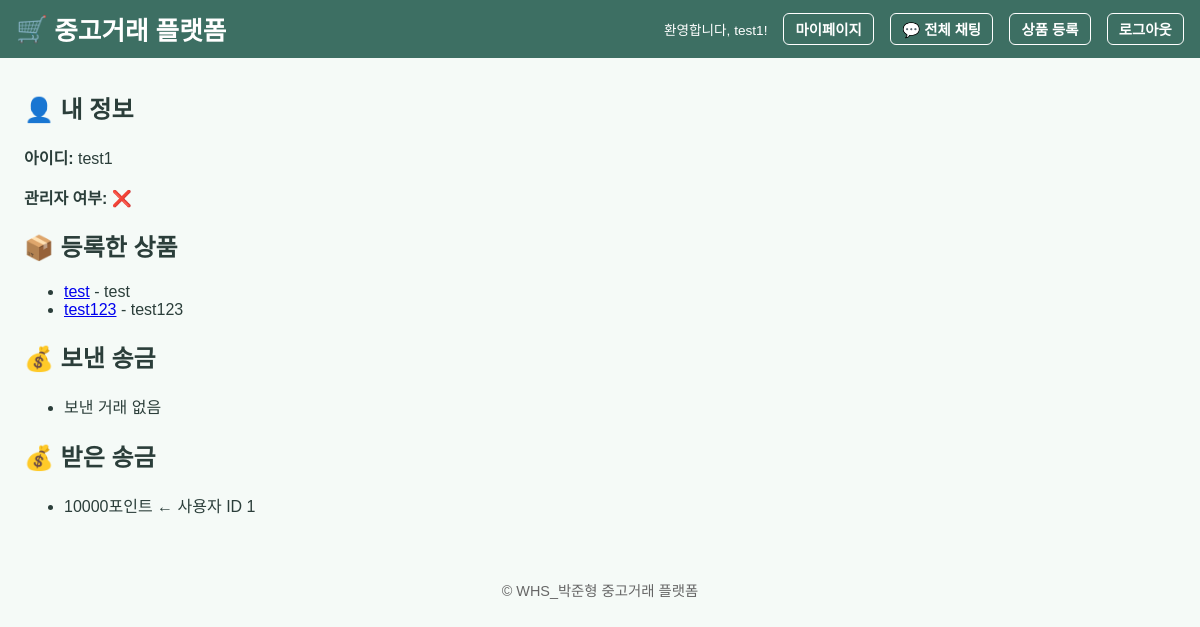
The app's page /mypage (signed in) with its own data.
### models.py (models this page shows)
class User(db.Model):
    id = db.Column(db.Integer, primary_key=True)
    username = db.Column(db.String(80), unique=True, nullable=False)
    password = db.Column(db.String(200), nullable=False)
    is_admin = db.Column(db.Boolean, default=False)
    is_dormant = db.Column(db.Boolean, default=False)  # 휴면 여부 필드 추가

class Product(db.Model):
    id = db.Column(db.Integer, primary_key=True)
    name = db.Column(db.String(100), nullable=False)
    description = db.Column(db.String(200))
    seller_id = db.Column(db.Integer, db.ForeignKey('user.id'))

class Transaction(db.Model):
    id = db.Column(db.Integer, primary_key=True)
    sender_id = db.Column(db.Integer, db.ForeignKey('user.id'))
    receiver_id = db.Column(db.Integer, db.ForeignKey('user.id'))
    amount = db.Column(db.Integer, nullable=False)

### routes/mypage.py (the view)
@mypage_bp.route('/mypage')
@login_required
def mypage():
    user = User.query.get(session['user_id'])
    my_products = Product.query.filter_by(seller_id=user.id).all()
    sent_transactions = Transaction.query.filter_by(sender_id=user.id).all()
    received_transactions = Transaction.query.filter_by(receiver_id=user.id).all()
    return render_template(
        'mypage.html',
        user=user,
        my_products=my_products,
        sent_transactions=sent_transactions,
        received_transactions=received_transactions
    )

### routes/mypage.py (called while the page is built)
def login_required(f):
    @wraps(f)
    def decorated_function(*args, **kwargs):
        if 'user_id' not in session:
            flash("로그인이 필요합니다.")
            return redirect(url_for('login'))
        return f(*args, **kwargs)
    return decorated_function

### templates/mypage.html
{% extends 'base.html' %} {% block title %}마이페이지{% endblock %} {% block
content %}
<h2>👤 내 정보</h2>
<p><strong>아이디:</strong> {{ user.username }}</p>
<p><strong>관리자 여부:</strong> {{ '✅' if user.is_admin else '❌' }}</p>
<h2>📦 등록한 상품</h2>
<ul>
  {% for p in my_products %}
  <li>
    <a href="{{ url_for('product_detail', product_id=p.id) }}">{{ p.name }}</a>
    - {{ p.description }}
  </li>
  {% else %}
  <li>등록한 상품이 없습니다.</li>
  {% endfor %}
</ul>
<h2>💰 보낸 송금</h2>
<ul>
  {% for t in sent_transactions %}
  <li>{{ t.amount }}포인트 → 사용자 ID {{ t.receiver_id }}</li>
  {% else %}
  <li>보낸 거래 없음</li>
  {% endfor %}
</ul>
<h2>💰 받은 송금</h2>
<ul>
  {% for t in received_transactions %}
  <li>{{ t.amount }}포인트 ← 사용자 ID {{ t.sender_id }}</li>
  {% else %}
  <li>받은 거래 없음</li>
  {% endfor %}
</ul>
{% endblock %}

### templates/base.html (shortened to what this page needs)
<!DOCTYPE html>
<html lang="ko">
  <head>
    <link rel="stylesheet" href="https://cdn.simplecss.org/simple.min.css" />
    <link
      rel="stylesheet"
      href="{{ url_for('static', filename='style.css') }}"
    />
  </head>
  <body>
    <header class="main-header">
      <div class="logo">
        <span>🛒</span>
        <a href="{{ url_for('index') }}">중고거래 플랫폼</a>
      </div>
      <nav class="topnav">
        {% if session.username %}
        <span class="welcome">환영합니다, {{ session.username }}!</span>
        <a href="{{ url_for('mypage.mypage') }}">마이페이지</a>
        <a href="{{ url_for('global_chat') }}">💬 전체 채팅</a>
        <a href="{{ url_for('create_product') }}">상품 등록</a>
        <a href="{{ url_for('logout') }}">로그아웃</a>
        {% else %}
        <a href="{{ url_for('login') }}">로그인</a>
        <a href="{{ url_for('register') }}">회원가입</a>
        {% endif %}
      </nav>
    </header>
    <main class="container">{% block content %}{% endblock %}</main>
    <footer class="footer">
      <p>&copy; WHS_박준형 중고거래 플랫폼</p>
    </footer>
  </body>
</html>

### static/style.css (style rules this page uses)
:root { --primary-color: #63c19e; --accent-color: #4caf88; --background-color: #f5faf7; --header-color: #3d6f63; --text-color: #2b3e3a; }
body { background-color: var(--background-color); color: var(--text-color); font-family: 'Noto Sans KR', sans-serif; margin: 0; padding: 0; }
.main-header { display: flex; justify-content: space-between; align-items: center; padding: 0.3rem 1rem; height: 3rem; background-color: var(--header-color); color: white; }
.logo { display: flex; align-items: center; gap: 0.4rem; font-size: 1.6rem; font-weight: 800; }
.logo a { text-decoration: none; color: white; }
.topnav { display: flex; gap: 1rem; align-items: center; font-size: 0.9rem; }
.topnav a { color: white !important; font-weight: bold; padding: 0.3rem 0.7rem; border: 1px solid white; border-radius: 6px; text-decoration: none; background-color: transparent; }
.welcome { font-size: 0.85rem; color: white; font-weight: 500; }
.container { margin: 2rem 1.5rem; }
.footer { text-align: center; padding: 1rem; font-size: 0.9rem; color: #666; }

### records on screen
User: username "test1", is_admin "❌"
Product: name "test", description "test"
Product: name "test123", description "test123"
Transaction: amount "10000", sender_id "1"
